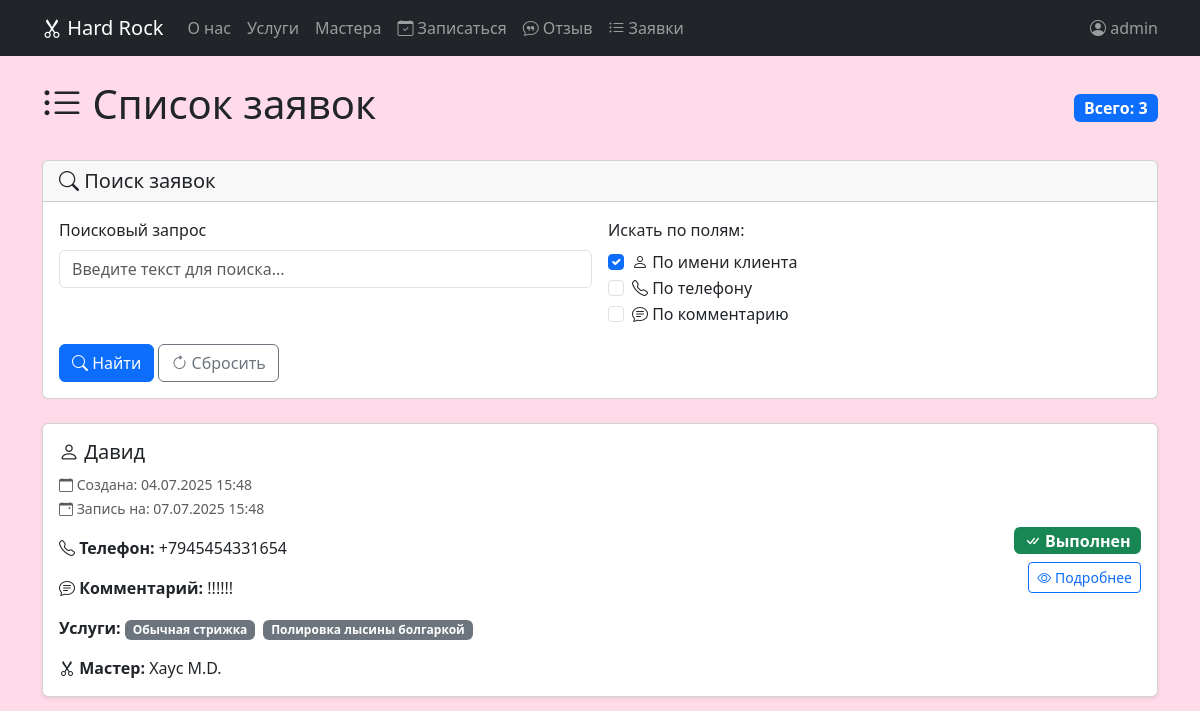
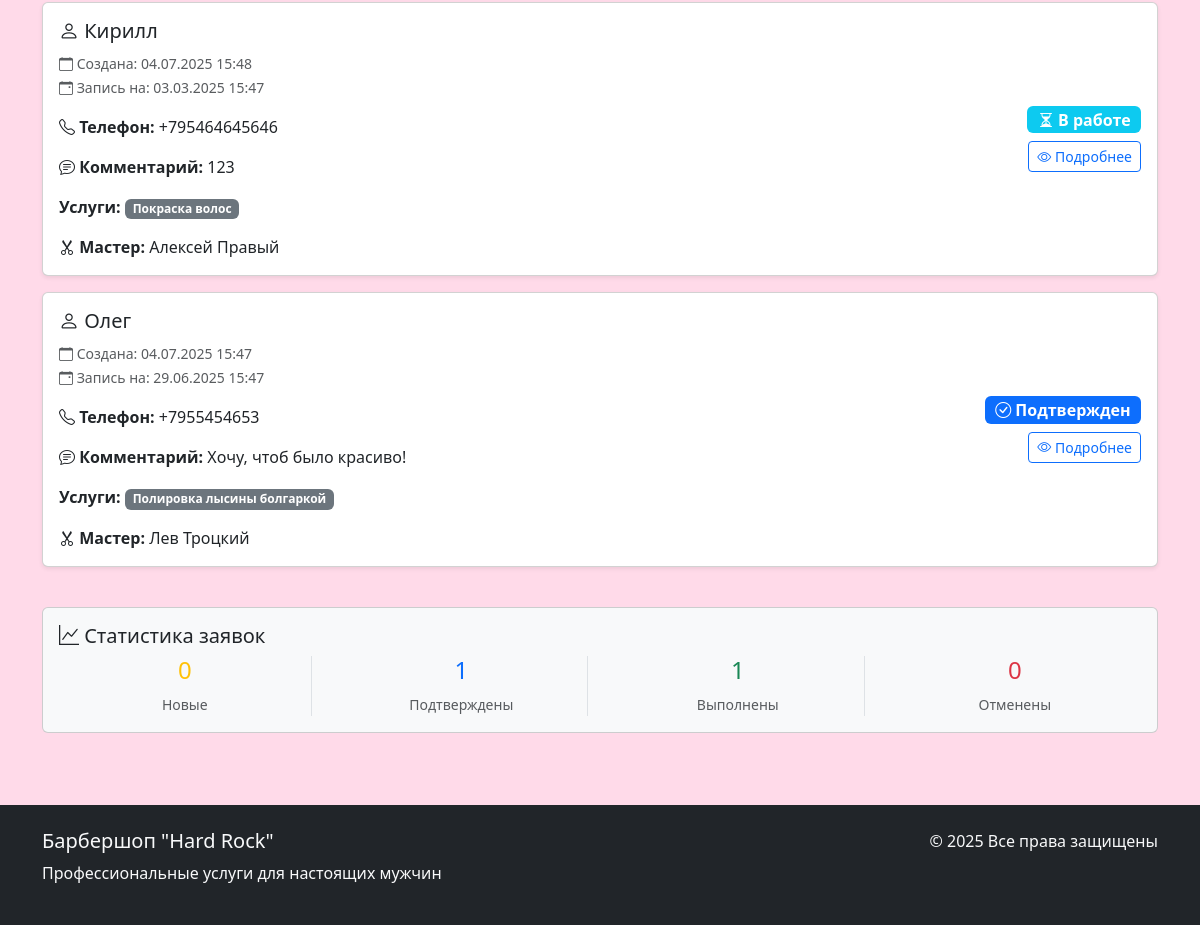
The page /orders/ (signed in) on the database as committed earlier (2 pictures, top to bottom).
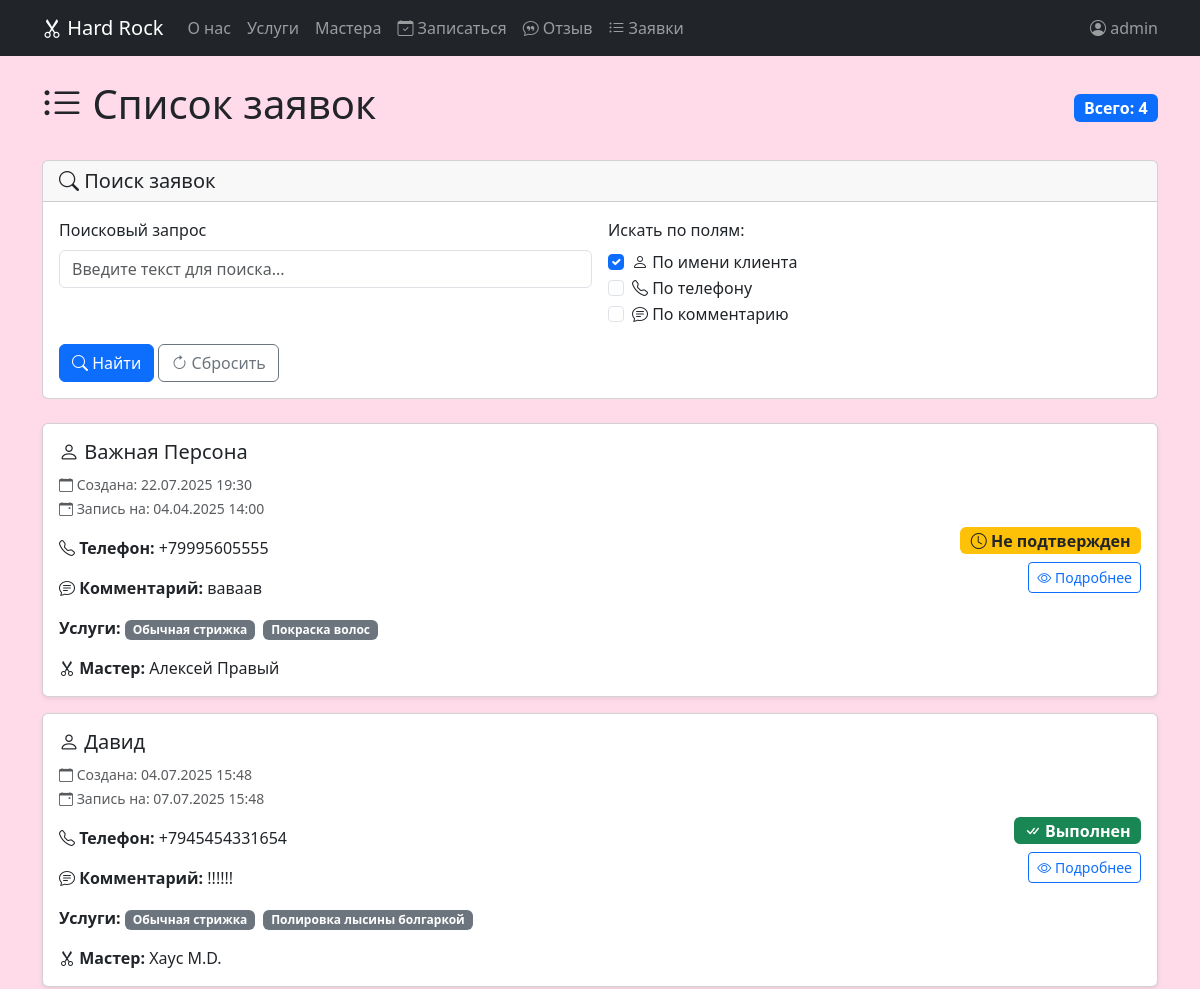
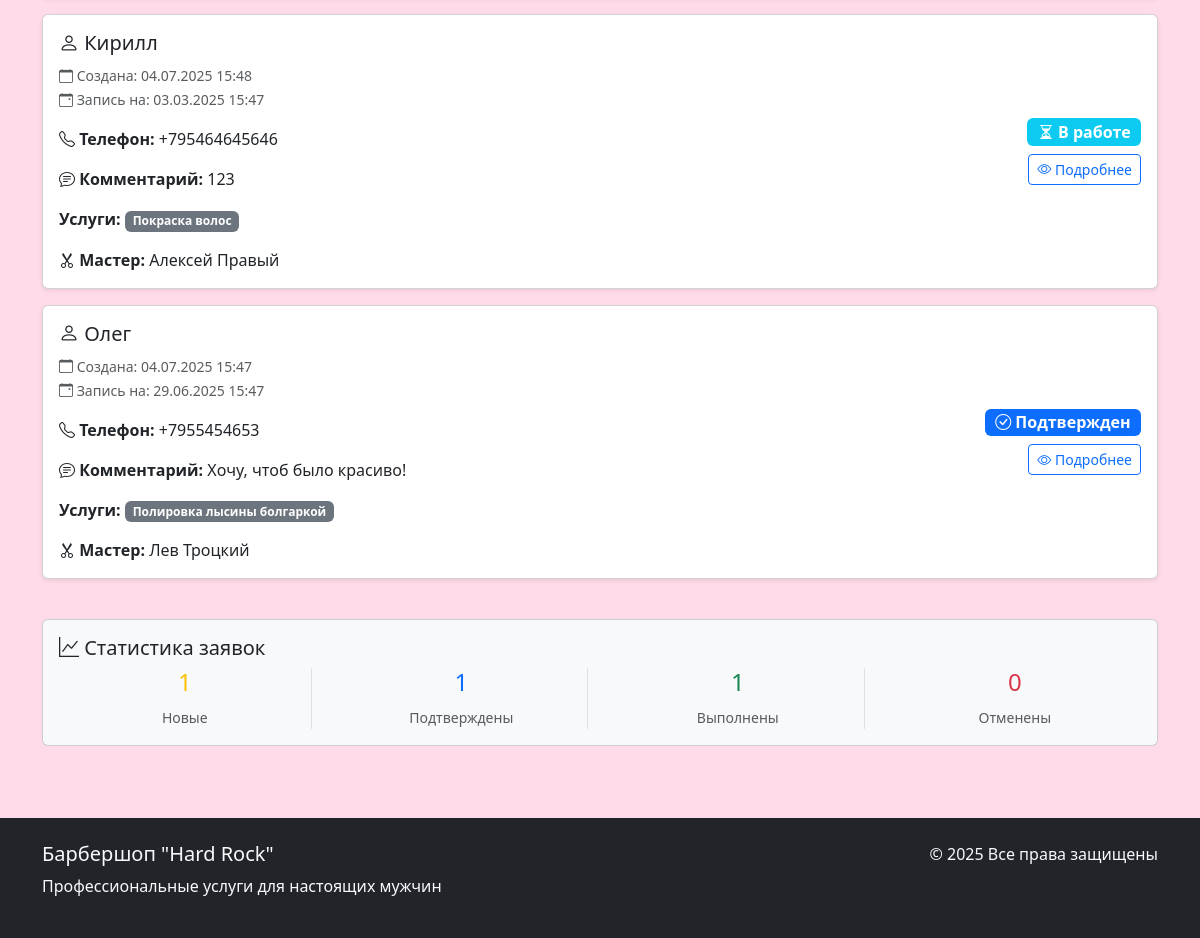
The same page on the database as committed later (2 pictures, top to bottom).
### core/models.py (models this page shows, shortened)
class Order(models.Model):
    STATUS_CHOICES = [
        ('not_approved', 'Не подтвержден'),
        ('approved', 'Подтвержден'),
        ('in_progress', 'В работе'),
        ('completed', 'Выполнен'),
        ('cancelled', 'Отменен'),
    ]
    client_name = models.CharField(max_length=100, verbose_name="Имя клиента")
    phone = models.CharField(max_length=20, verbose_name="Телефон")
    comment = models.TextField(blank=True, verbose_name="Комментарий")
    status = models.CharField(
        max_length=50,
        choices=STATUS_CHOICES,
        default="not_approved",
        verbose_name="Статус"
    )
    date_created = models.DateTimeField(auto_now_add=True, verbose_name="Дата создания")
    date_updated = models.DateTimeField(auto_now=True, verbose_name="Дата обновления")
    master = models.ForeignKey(
        Master,
        on_delete=models.SET_NULL,
        null=True,
        blank=True,
        verbose_name="Мастер"
    )
    services = models.ManyToManyField(Service, related_name="orders", verbose_name="Услуги")
    appointment_date = models.DateTimeField(verbose_name="Дата и время записи")
    class Meta:
        verbose_name = "Заказ"
        verbose_name_plural = "Заказы"
        ordering = ['-date_created']

class Service(models.Model):
    name = models.CharField(max_length=200, verbose_name="Название")
    description = models.TextField(blank=True, verbose_name="Описание")
    price = models.DecimalField(max_digits=10, decimal_places=2, verbose_name="Цена")
    duration = models.PositiveIntegerField(verbose_name="Длительность", help_text="Время выполнения в минутах")
    is_popular = models.BooleanField(default=False, verbose_name="Популярная услуга")
    image = models.ImageField(upload_to="services/", blank=True, verbose_name="Изображение")
    class Meta:
        verbose_name = "Услуга"
        verbose_name_plural = "Услуги"
        ordering = ['name']

class Master(models.Model):
    name = models.CharField(max_length=150, verbose_name="Имя")
    photo = models.ImageField(upload_to="masters/", blank=True, verbose_name="Фотография")
    phone = models.CharField(max_length=20, verbose_name="Телефон")
    address = models.CharField(max_length=255, verbose_name="Адрес")
    experience = models.PositiveIntegerField(verbose_name="Стаж работы", help_text="Опыт работы в годах")
    services = models.ManyToManyField(Service, related_name="masters", verbose_name="Услуги")
    is_active = models.BooleanField(default=True, verbose_name="Активен")
    class Meta:
        verbose_name = "Мастер"
        verbose_name_plural = "Мастера"
        ordering = ['name']

### core/views.py (the view, shortened to what this page needs)
# urls.py: path('orders/', orders_list, name='orders_list'),
@user_passes_test(is_staff_user)
def orders_list(request):
    orders = Order.objects.all().select_related('master').prefetch_related('services').order_by('-date_created')
    search_query = request.GET.get('search', '')
    search_by_name = request.GET.get('search_by_name', 'on')
    search_by_phone = request.GET.get('search_by_phone', '')
    search_by_comment = request.GET.get('search_by_comment', '')
    new_orders_count = orders.filter(status='not_approved').count()
    confirmed_orders_count = orders.filter(status='approved').count()
    completed_orders_count = orders.filter(status='completed').count()
    cancelled_orders_count = orders.filter(status='cancelled').count()
    context = {
        'title': 'Список заявок',
        'orders': orders,
        'new_orders_count': new_orders_count,
        'confirmed_orders_count': confirmed_orders_count,
        'completed_orders_count': completed_orders_count,
        'cancelled_orders_count': cancelled_orders_count,
        'search_query': search_query,
        'search_by_name': search_by_name,
        'search_by_phone': search_by_phone,
        'search_by_comment': search_by_comment,
    }
    return render(request, 'orders_list.html', context)

### core/context_processors.py (called while the page is built)
def menu_context(request):
    context = {
        'site_name': 'Барбершоп "Hard Rock"',
        'current_year': 2025,
        'menu_items': [
            {'name': 'О нас', 'url': '#about', 'anchor': True},
            {'name': 'Услуги', 'url': '#services', 'anchor': True},
            {'name': 'Мастера', 'url': '#masters', 'anchor': True},
            {'name': 'Запись', 'url': '#booking', 'anchor': True},
        ]
    }
    if request.user.is_authenticated and request.user.is_staff:
        context['staff_menu_items'] = [
            {'name': 'Заявки', 'url': 'orders_list', 'icon': 'bi-list-ul'},
        ]
    return context

### core/views.py (called while the page is built)
def is_staff_user(user):
    return user.is_authenticated and user.is_staff

### templates/orders_list.html (shortened to what the changed rows need)
{% extends "base.html" %}
{% load static %}
{% block content %}
<div class="container py-4">
    <div class="d-flex justify-content-between align-items-center mb-4">
        <h1>
            <i class="bi bi-list-ul"></i> Список заявок
        </h1>
        <div>
            <span class="badge bg-primary fs-6">Всего: {{ orders|length }}</span>
        </div>
    </div>
    {% if orders %}
        <div class="row">
            <div class="col-12">
                {% for order in orders %}
                    <div class="card mb-3 shadow-sm">
                        <div class="card-body">
                            <div class="row align-items-center">
                                <div class="col-md-8">
                                    <h5 class="card-title">
                                        <i class="bi bi-person"></i> {{ order.client_name }}
                                    </h5>
                                    <p class="card-text">
                                        <small class="text-muted">
                                            <i class="bi bi-calendar"></i> Создана: {{ order.date_created|date:"d.m.Y H:i" }}
                                        </small>
                                        {% if order.appointment_date %}
                                        <br>
                                        <small class="text-muted">
                                            <i class="bi bi-calendar-event"></i> Запись на: {{ order.appointment_date|date:"d.m.Y H:i" }}
                                        </small>
                                        {% endif %}
                                    </p>
                                    <p class="card-text">
                                        <i class="bi bi-telephone"></i> <strong>Телефон:</strong> {{ order.phone }}
                                    </p>
                                    {% if order.comment %}
                                    <p class="card-text">
                                        <i class="bi bi-chat-text"></i> <strong>Комментарий:</strong> {{ order.comment|truncatewords:10 }}
                                    </p>
                                    {% endif %}
                                    <p class="card-text">
                                        <strong>Услуги:</strong>
                                        {% for service in order.services.all %}
                                            <span class="badge bg-secondary me-1">{{ service.name }}</span>
                                        {% empty %}
                                            <span class="text-muted">Не указаны</span>
                                        {% endfor %}
                                    </p>
                                    {% if order.master %}
                                    <p class="card-text">
                                        <i class="bi bi-scissors"></i> <strong>Мастер:</strong> {{ order.master.name }}
                                    </p>
                                    {% endif %}
                                </div>
                                <div class="col-md-4 text-md-end">
                                    {% if order.status == 'not_approved' %}
                                        <span class="badge bg-warning text-dark fs-6 mb-2">
                                            <i class="bi bi-clock"></i> Не подтвержден
                                        </span>
                                    {% elif order.status == 'approved' %}
                                        <span class="badge bg-primary fs-6 mb-2">
                                            <i class="bi bi-check-circle"></i> Подтвержден
                                        </span>
                                    {% elif order.status == 'in_progress' %}
                                        <span class="badge bg-info fs-6 mb-2">
                                            <i class="bi bi-hourglass-split"></i> В работе
                                        </span>
                                    {% elif order.status == 'completed' %}
                                        <span class="badge bg-success fs-6 mb-2">
                                            <i class="bi bi-check-all"></i> Выполнен
                                        </span>
                                    {% elif order.status == 'cancelled' %}
                                        <span class="badge bg-danger fs-6 mb-2">
                                            <i class="bi bi-x-circle"></i> Отменен
                                        </span>
                                    {% else %}
                                        <span class="badge bg-secondary fs-6 mb-2">
                                            {{ order.get_status_display }}
                                        </span>
                                    {% endif %}
                                    <br>
                                    <a href="{% url 'order_detail' order.id %}" class="btn btn-outline-primary btn-sm">
                                        <i class="bi bi-eye"></i> Подробнее
                                    </a>
                                </div>
                            </div>
                        </div>
                    </div>
                {% endfor %}
            </div>
        </div>
        <div class="row mt-4">
            <div class="col-12">
                <div class="card bg-light">
                    <div class="card-body">
                        <h5 class="card-title">
                            <i class="bi bi-graph-up"></i> Статистика заявок
                        </h5>
                        <div class="row text-center">
                            <div class="col-md-3">
                                <div class="border-end">
                                    <h4 class="text-warning">{{ new_orders_count|default:0 }}</h4>
                                    <small class="text-muted">Новые</small>
                                </div>
                            </div>
                            <div class="col-md-3">
                                <div class="border-end">
                                    <h4 class="text-primary">{{ confirmed_orders_count|default:0 }}</h4>
                                    <small class="text-muted">Подтверждены</small>
                                </div>
                            </div>
                            <div class="col-md-3">
                                <div class="border-end">
                                    <h4 class="text-success">{{ completed_orders_count|default:0 }}</h4>
                                    <small class="text-muted">Выполнены</small>
                                </div>
                            </div>
                            <div class="col-md-3">
                                <h4 class="text-danger">{{ cancelled_orders_count|default:0 }}</h4>
                                <small class="text-muted">Отменены</small>
                            </div>
                        </div>
                    </div>
                </div>
            </div>
        </div>
    {% endif %}
</div>
{% endblock %}

Rows that differ between the two databases and show on the page:
added Order: client_name "Важная Персона", date_created "22.07.2025 19:30", appointment_date "04.04.2025 14:00", phone "+79995605555", comment "ваваав", master.name "Алексей Правый", status "not_approved" (drawn), Service (name "Обычная стрижка"), Service (name "Покраска волос")
Other text that changed with them:
{{ orders|length }}: "3" → "4"
{{ new_orders_count|default:0 }}: "0" → "1"
